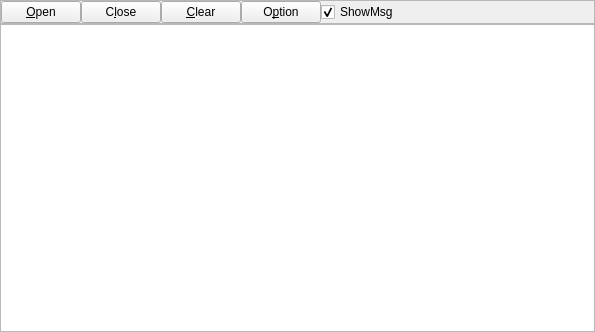
<?xml version="1.0" encoding="UTF-8"?>
<ui version="4.0">
 <class>Widget</class>
 <widget class="QWidget" name="Widget">
  <property name="geometry">
   <rect>
    <x>0</x>
    <y>0</y>
    <width>595</width>
    <height>332</height>
   </rect>
  </property>
  <property name="windowTitle">
   <string>WebProxy</string>
  </property>
  <layout class="QGridLayout" name="mainLayout">
   <property name="leftMargin">
    <number>0</number>
   </property>
   <property name="topMargin">
    <number>0</number>
   </property>
   <property name="rightMargin">
    <number>0</number>
   </property>
   <property name="bottomMargin">
    <number>0</number>
   </property>
   <property name="spacing">
    <number>0</number>
   </property>
   <item row="0" column="0">
    <layout class="QGridLayout" name="mainLayout_2">
     <property name="spacing">
      <number>0</number>
     </property>
     <item row="0" column="0">
      <widget class="QFrame" name="frame">
       <property name="frameShape">
        <enum>QFrame::StyledPanel</enum>
       </property>
       <property name="frameShadow">
        <enum>QFrame::Raised</enum>
       </property>
       <layout class="QGridLayout" name="gridLayout">
        <property name="leftMargin">
         <number>0</number>
        </property>
        <property name="topMargin">
         <number>0</number>
        </property>
        <property name="rightMargin">
         <number>0</number>
        </property>
        <property name="bottomMargin">
         <number>0</number>
        </property>
        <property name="spacing">
         <number>0</number>
        </property>
        <item row="0" column="2">
         <widget class="QPushButton" name="pbClose">
          <property name="text">
           <string>C&amp;lose</string>
          </property>
         </widget>
        </item>
        <item row="0" column="1">
         <widget class="QPushButton" name="pbOpen">
          <property name="text">
           <string>&amp;Open</string>
          </property>
         </widget>
        </item>
        <item row="0" column="4">
         <widget class="QPushButton" name="pbOption">
          <property name="text">
           <string>O&amp;ption</string>
          </property>
         </widget>
        </item>
        <item row="0" column="5">
         <widget class="QCheckBox" name="chkShowMsg">
          <property name="text">
           <string>ShowMsg</string>
          </property>
          <property name="checked">
           <bool>true</bool>
          </property>
         </widget>
        </item>
        <item row="0" column="3">
         <widget class="QPushButton" name="pbClear">
          <property name="text">
           <string>&amp;Clear</string>
          </property>
         </widget>
        </item>
        <item row="0" column="6">
         <spacer name="horizontalSpacer">
          <property name="orientation">
           <enum>Qt::Horizontal</enum>
          </property>
          <property name="sizeHint" stdset="0">
           <size>
            <width>40</width>
            <height>20</height>
           </size>
          </property>
         </spacer>
        </item>
       </layout>
      </widget>
     </item>
     <item row="1" column="0">
      <widget class="QPlainTextEdit" name="pteMsg">
       <property name="font">
        <font>
         <family>Courier New</family>
        </font>
       </property>
      </widget>
     </item>
    </layout>
   </item>
  </layout>
 </widget>
 <layoutdefault spacing="6" margin="11"/>
 <tabstops>
  <tabstop>pbOpen</tabstop>
  <tabstop>pbClose</tabstop>
  <tabstop>pbClear</tabstop>
  <tabstop>pbOption</tabstop>
  <tabstop>chkShowMsg</tabstop>
  <tabstop>pteMsg</tabstop>
 </tabstops>
 <resources/>
 <connections/>
</ui>
